Frame 1 (no input): blank canvas, image omitted
Frame 60 (no input): blank canvas, image omitted
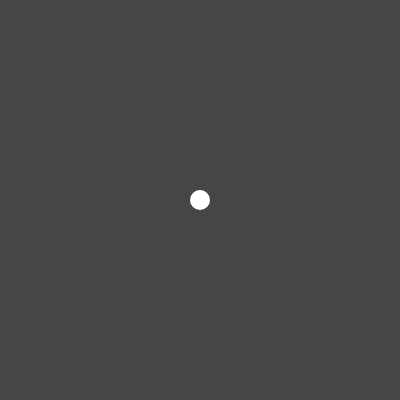
Frame 120 (the mouse pressed at the canvas centre since frame 60)

The p5.js sketch whose frames 1 and 60 were blank and that drew this single picture after the mouse press (run headless with seeded random() and noise() and a simulated clock; from frame 60 on, the mouse is pressed at the canvas centre):

// p5.js sketch
// ── sketch.js
var nodes=[];
var r_nodes=[];
var u_nodes=[];
function setup() {
  createCanvas(400, 400);
}

function draw() {
  background(70);
  for(let i=0;i<nodes.length;i++)
  {
   nodes[i].display();
  }
}
function mousePressed()
{
  nodes.push(new Node(mouseX,mouseY));
  r_nodes.length=0;
  u_nodes.length=0;
  for(let i=0;i<nodes.length;i++)
  {
    nodes[i].connections=[];
    u_nodes.push(nodes[i]);
  }
  r_nodes.push(u_nodes[0]);
  u_nodes.splice(0,1);
  while(u_nodes.length>0)
  {
    let record=100000;
    let ri,ui;
    for(let i=0;i<r_nodes.length;i++)
    {
      for(let j=0;j<u_nodes.length;j++)
      {
        let v1=r_nodes[i];
        let v2=u_nodes[j];
        let d=dist(v1.x,v1.y,v2.x,v2.y);
        if(d<record)
        {
          record=d;
          ri=i;
          ui=j;
        }
      }
    }
    r_nodes[ri].connect(u_nodes[ui]);
    r_nodes.push(u_nodes[ui]);
    u_nodes.splice(ui,1);
  }
}
class Node
{
  constructor(x,y)
  {
    this.x=x;
    this.y=y;
    this.r=10;
    this.connections=[];
  }
  connect(obj)
  {
    this.connections.push(obj);
  }
  display()
  {
    fill(255);
    noStroke();
    ellipse(this.x,this.y,2*this.r,2*this.r);
    for(let i=0;i<this.connections.length;i++)
    {
      stroke(255); 
      strokeWeight(3); 
      line(this.x,this.y,this.connections[i].x,this.connections[i].y);   
    }
  } 
}
